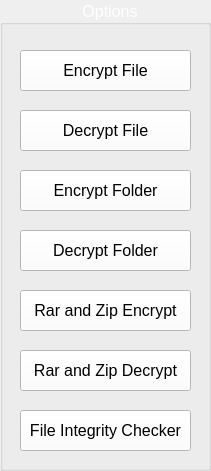
  <widget class="QGroupBox" name="groupBox">
   <property name="geometry">
    <rect>
     <x>20</x>
     <y>20</y>
     <width>211</width>
     <height>471</height>
    </rect>
   </property>
   <property name="font">
    <font>
     <family>MS Shell Dlg 2</family>
     <pointsize>12</pointsize>
     <weight>50</weight>
     <italic>false</italic>
     <bold>false</bold>
    </font>
   </property>
   <property name="styleSheet">
    <string notr="true">color: rgb(255, 255, 255);</string>
   </property>
   <property name="title">
    <string>  Options  </string>
   </property>
   <property name="alignment">
    <set>Qt::AlignCenter</set>
   </property>
   <widget class="QPushButton" name="btn_encryptfile">
    <property name="geometry">
     <rect>
      <x>20</x>
      <y>50</y>
      <width>171</width>
      <height>41</height>
     </rect>
    </property>
    <property name="font">
     <font>
      <pointsize>12</pointsize>
      <weight>50</weight>
      <bold>false</bold>
     </font>
    </property>
    <property name="styleSheet">
     <string notr="true">background-color: rgb(255, 255, 255);
color: rgb(0, 0, 0);</string>
    </property>
    <property name="text">
     <string>Encrypt File</string>
    </property>
   </widget>
   <widget class="QPushButton" name="btn_decryptfile">
    <property name="geometry">
     <rect>
      <x>20</x>
      <y>110</y>
      <width>171</width>
      <height>41</height>
     </rect>
    </property>
    <property name="font">
     <font>
      <pointsize>12</pointsize>
      <weight>50</weight>
      <bold>false</bold>
     </font>
    </property>
    <property name="styleSheet">
     <string notr="true">background-color: rgb(255, 255, 255);
color: rgb(0, 0, 0);</string>
    </property>
    <property name="text">
     <string>Decrypt File</string>
    </property>
   </widget>
   <widget class="QPushButton" name="btn_encryptfolder">
    <property name="geometry">
     <rect>
      <x>20</x>
      <y>170</y>
      <width>171</width>
      <height>41</height>
     </rect>
    </property>
    <property name="font">
     <font>
      <pointsize>12</pointsize>
      <weight>50</weight>
      <bold>false</bold>
     </font>
    </property>
    <property name="styleSheet">
     <string notr="true">background-color: rgb(255, 255, 255);
color: rgb(0, 0, 0);</string>
    </property>
    <property name="text">
     <string>Encrypt Folder</string>
    </property>
   </widget>
   <widget class="QPushButton" name="btn_decryptfolder">
    <property name="geometry">
     <rect>
      <x>20</x>
      <y>230</y>
      <width>171</width>
      <height>41</height>
     </rect>
    </property>
    <property name="font">
     <font>
      <pointsize>12</pointsize>
      <weight>50</weight>
      <bold>false</bold>
     </font>
    </property>
    <property name="styleSheet">
     <string notr="true">background-color: rgb(255, 255, 255);
color: rgb(0, 0, 0);</string>
    </property>
    <property name="text">
     <string>Decrypt Folder</string>
    </property>
   </widget>
   <widget class="QPushButton" name="btn_filecheck">
    <property name="geometry">
     <rect>
      <x>20</x>
      <y>410</y>
      <width>171</width>
      <height>41</height>
     </rect>
    </property>
    <property name="font">
     <font>
      <pointsize>12</pointsize>
      <weight>50</weight>
      <bold>false</bold>
     </font>
    </property>
    <property name="styleSheet">
     <string notr="true">background-color: rgb(255, 255, 255);
color: rgb(0, 0, 0);</string>
    </property>
    <property name="text">
     <string>File Integrity Checker</string>
    </property>
   </widget>
   <widget class="QPushButton" name="btn_enrar">
    <property name="geometry">
     <rect>
      <x>20</x>
      <y>290</y>
      <width>171</width>
      <height>41</height>
     </rect>
    </property>
    <property name="font">
     <font>
      <pointsize>12</pointsize>
      <weight>50</weight>
      <bold>false</bold>
     </font>
    </property>
    <property name="styleSheet">
     <string notr="true">background-color: rgb(255, 255, 255);
color: rgb(0, 0, 0);</string>
    </property>
    <property name="text">
     <string>Rar and Zip Encrypt</string>
    </property>
   </widget>
   <widget class="QPushButton" name="btn_derar">
    <property name="geometry">
     <rect>
      <x>20</x>
      <y>350</y>
      <width>171</width>
      <height>41</height>
     </rect>
    </property>
    <property name="font">
     <font>
      <pointsize>12</pointsize>
      <weight>50</weight>
      <bold>false</bold>
     </font>
    </property>
    <property name="styleSheet">
     <string notr="true">background-color: rgb(255, 255, 255);
color: rgb(0, 0, 0);</string>
    </property>
    <property name="text">
     <string>Rar and Zip Decrypt</string>
    </property>
   </widget>
  </widget>
